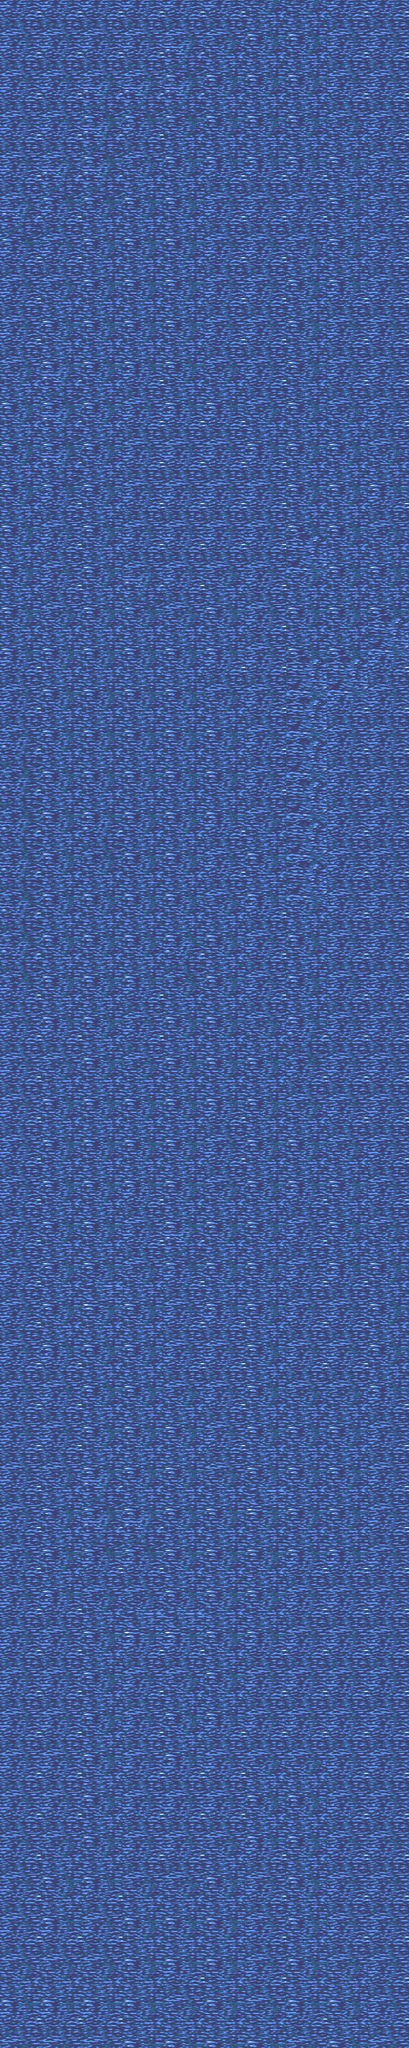

Tiled map render using the project's own tile images. Description and the whole map definition, tile-layer contents included, below:
An orthogonal 10x50 tile map with 64x64 px tiles, 1 tile layer (Tile Layer 1).

<map version="1.10" tiledversion="1.10.2" orientation="orthogonal" renderorder="right-down" width="10" height="50" tilewidth="64" tileheight="64" infinite="0" nextlayerid="2" nextobjectid="1">
 <tileset firstgid="1" source="Water_Ocean.tsx" />
 <layer id="1" name="Tile Layer 1" width="10" height="50">
  <data encoding="csv">
1,1,1,1,1,1,4,4,1,1,
1,1,1,1,3,4,4,4,1,1,
1,1,3,3,3,4,4,4,1,1,
1,1,3,1,4,4,4,4,4,1,
1,3,3,4,4,1,1,1,4,1,
3,1,4,4,4,1,1,1,4,1,
1,1,4,4,4,1,1,4,4,1,
1,4,4,4,4,1,1,4,1,1,
1,4,4,4,4,1,1,4,1,1,
4,3,4,1,4,4,1,4,1,1,
4,3,4,1,1,1,4,4,4,1,
4,3,4,1,1,1,1,4,4,4,
4,1,4,1,1,1,1,4,4,1,
4,1,4,1,1,1,1,10,4,4,
4,1,4,3,1,4,1,4,4,4,
4,4,4,4,4,4,1,4,4,10,
1,4,4,4,4,1,1,10,10,1,
1,4,4,4,4,4,1,10,1,1,
2,4,4,4,4,4,1,10,1,1,
2,4,4,4,4,4,1,10,1,1,
2,4,2,4,4,1,4,10,1,1,
2,4,4,4,4,1,4,10,1,1,
2,4,4,4,4,4,1,4,1,1,
2,4,4,4,2,4,1,4,1,1,
1,4,4,1,4,4,1,4,1,1,
1,1,4,1,4,4,4,2,1,1,
1,4,4,4,4,4,4,1,1,1,
1,4,4,4,4,1,4,4,1,1,
1,4,4,4,4,1,4,4,4,1,
1,4,4,1,4,4,4,1,4,1,
1,4,4,1,3,4,4,1,4,4,
1,4,5,4,1,4,4,1,1,4,
1,4,4,4,1,1,4,1,1,4,
1,1,4,4,1,1,4,1,1,4,
1,1,4,4,4,1,4,4,4,1,
1,1,4,4,4,1,4,4,4,1,
1,4,3,4,4,4,5,4,4,1,
1,4,3,3,4,4,4,4,4,1,
1,4,1,1,4,4,4,1,1,1,
1,1,4,5,5,4,4,1,1,1,
1,1,4,1,1,4,1,1,1,1,
1,1,4,1,4,4,1,1,1,1,
1,1,4,1,4,1,1,1,1,1,
1,1,4,1,1,1,4,4,1,1,
1,1,4,1,1,1,4,4,1,1,
1,4,4,1,1,4,1,4,1,1,
1,4,1,4,4,4,1,4,1,1,
1,1,1,4,4,4,1,4,1,1,
4,4,4,4,1,4,1,4,4,1,
1,1,1,4,4,4,4,1,4,1
</data>
 </layer>
</map>
